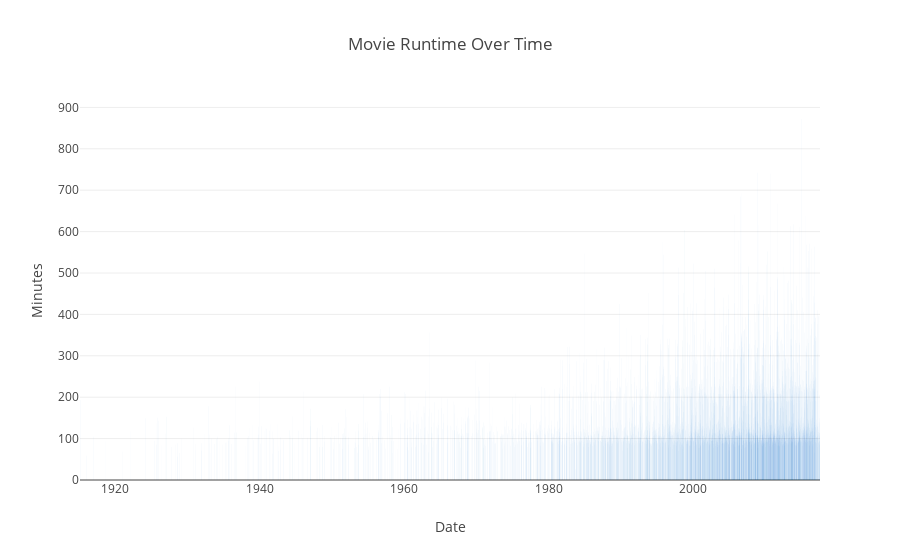

This figure's notebook cell:
### Code cell
# Graph using plotly, after generating series of x and y axis
trace3 = go.Bar(x = date_list, y = runtime_list, name = 'Runtime')

data = [trace3]

layout = dict(title = 'Movie Runtime Over Time',
              xaxis = dict(title = 'Date'),
              yaxis = dict(title = 'Minutes'),
              )

fig = dict(data=data, layout=layout)
plotly.offline.iplot(fig, filename='Movie Runtime Over Time')

### Figure 1 — Plotly figure (JSON) as saved in the notebook; plotly's stock layout.template omitted (floating-point values rounded to 4 significant figures; data arrays with more than 128 entries replaced by an {"elided": "..."} marker saying what was removed)
{"data": [{"name": "Runtime", "type": "bar", "x": {"elided": "5369 str values"}, "y": {"elided": "5369 int values"}}], "layout": {"title": "Movie Runtime Over Time", "xaxis": {"title": "Date"}, "yaxis": {"title": "Minutes"}}}
